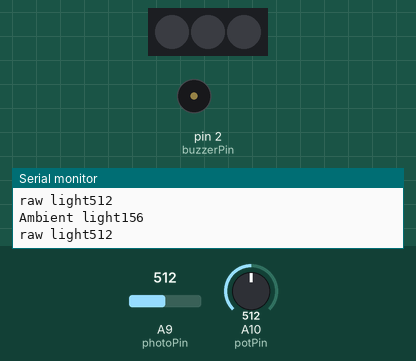
Recording of a sketch running on a simulated Arduino Mega 2560, built with avr-gcc and run on an emulated ATmega2560. Shown: 3 RGB LEDs in strip order, left to right, buzzer (waves = sounding), the last lines printed to the serial monitor. The inputs (shaded band) are chosen by the test bench; at power-on: A9 (photoPin) = 512, A10 (potPin) = 512. Dim RGB values are drawn brighter than linear.

Above: at 1.2 s.
1.3 s: A9 (photoPin) set to 356
3.2 s: A9 (photoPin) set to 328
At 5.9 s:
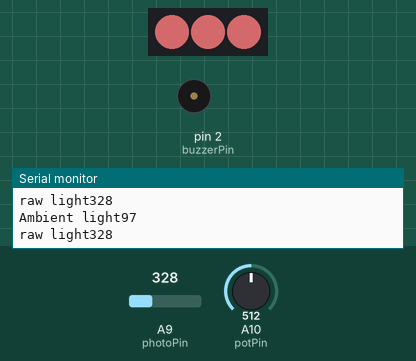
6.5 s: A10 (potPin) set to 523
At 7.6 s:
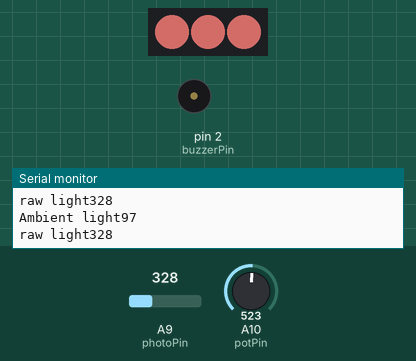
8.5 s: A10 (potPin) set to 760
At 10.2 s:
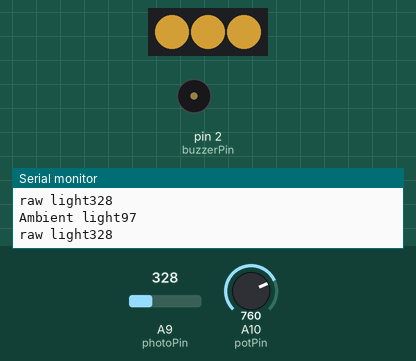
10.5 s: A10 (potPin) set to 783
At 12.0 s:
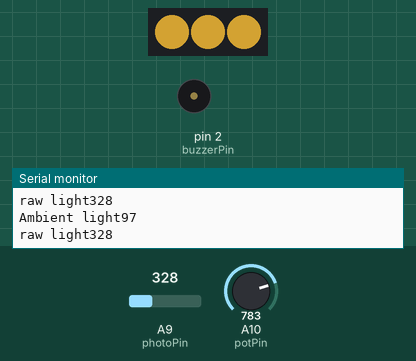
12.5 s: A10 (potPin) set to 122
At 13.6 s:
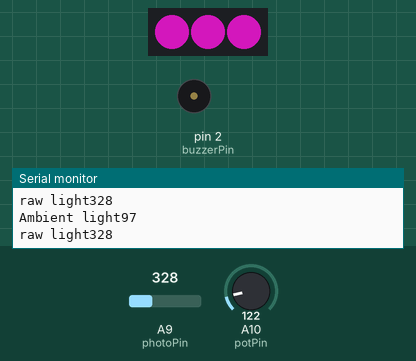
Timing chart, 0 to 15.5 s (numbered marks = the images above; inputs shaded):
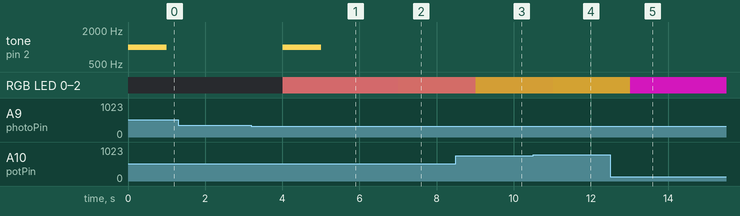

The sketch:

Wristband.ino
```cpp
#include <Adafruit_NeoPixel.h>

/* Define pin number constants (use #define to save program space, as these will be filled in at compile time) */
#define potPin 10
#define photoPin A9
#define neopixelPin 12
#define buzzerPin 2

#define brightnessRawMin 25 // Minimum brightness value to read (before constraining)
#define brightnessRawMax 821 // Maximum brightness value to read (before constraining)

#define numPixels 3 // How many neopixels are in the chain

#define potRawMin 4 // Minimum potentiometer value to read (before constraining)
#define potRawMax 1018 // Maximum potentiometer value to read (before constraining)


uint8_t potValue, ambientLight;

Adafruit_NeoPixel pixels(numPixels, neopixelPin, NEO_GRB + NEO_KHZ800);
uint8_t R, G, B;
bool lastOn;

void setup()
{
  pinMode(potPin, INPUT);
  pinMode(photoPin, INPUT);
  pinMode(buzzerPin, OUTPUT);
  Serial.begin(9600);
  lastOn = true;

  pixels.begin();
}

void loop()
{
  /* Get sensor values */
  readPot();
  readPhoto();

  generateRGB();

  /* Set neopixel color based on input */
  pixels.clear();
  Serial.print("Ambient light");
  Serial.println(ambientLight);
  Serial.print("raw light");
  Serial.println(analogRead(photoPin));
  if (ambientLight < 100) { // Turn neopixels on
    for (int i = 0; i < numPixels; i++) {
      pixels.setPixelColor(i, R/2, G/2, B/2);
    }
    if (lastOn == false) {
      tone(buzzerPin, 1000, 1000);
      lastOn = true;
    }

  }

      if (lastOn == true && ambientLight >=100) {
      tone(buzzerPin, 1000, 1000);
      lastOn = false;
    }

  pixels.show(); // Update the neopixel
  delay(1000);
}


/* Read potentiometer value. Maps raw data to an 8-bit unsigned integer, then constrains any outliers to that same range */
void readPot()
{
  int rawPotValue = analogRead(potPin);
  potValue = constrain(map(rawPotValue, potRawMin, potRawMax, 0, 255), 0, 255);
}

/* Read Photoresistor value. Constrains the raw input to specified maximums and minimums, then maps to an 8-bit integer. */
void readPhoto()
{
  int rawBrightness = analogRead(photoPin);
  rawBrightness = constrain(rawBrightness, brightnessRawMin, brightnessRawMax);
  ambientLight = map(rawBrightness, brightnessRawMin, brightnessRawMax, 0, 255);
}

/* Generate an RGB value based on potentiometer value. As the G value increases, the B value decreases. (Yellow to magenta gradient)*/
void generateRGB()
{
  R = 255;
  G = potValue;
  B = 255 - potValue;
}
```

Measured:
- the behaviour switches between 338 and 337 on A9 (photoPin) (found by bisection; images 0 and 1)
- after the input at 3.2 s, tone on pin 2 (buzzerPin): silent → 1000 Hz after 0.81 s, → silent 1.0 s later; RGB LED 0–2: off → RGB(127, 63, 64) after 0.81 s
- after the input at 6.5 s, RGB LED 0–2: RGB(127, 63, 64) → RGB(127, 65, 62) after 0.51 s
- after the input at 8.5 s, RGB LED 0–2: RGB(127, 65, 62) → RGB(127, 95, 32) after 0.51 s
- after the input at 10.5 s, RGB LED 0–2: RGB(127, 95, 32) → RGB(127, 97, 30) after 0.52 s
- after the input at 12.5 s, RGB LED 0–2: RGB(127, 97, 30) → RGB(127, 14, 113) after 0.52 s
